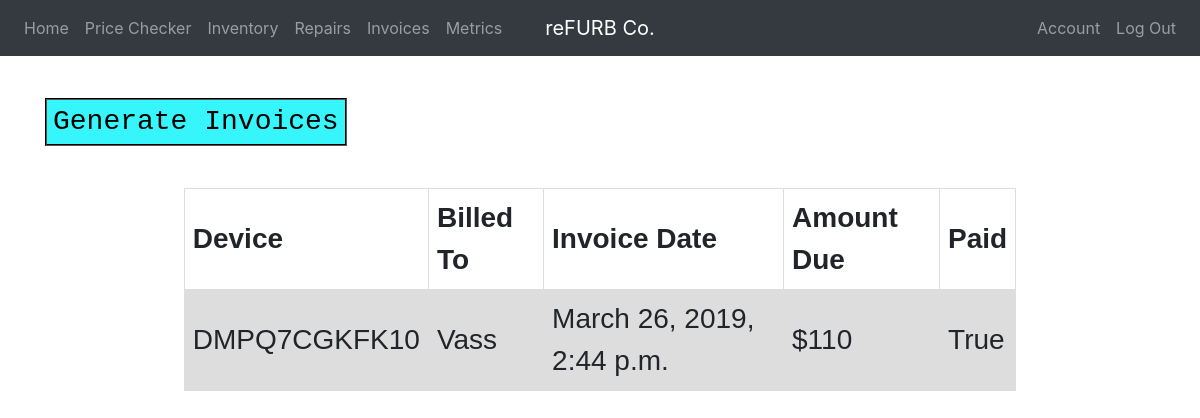
Page /refurbco/invoices/ on the committed database.
### refurbco/models.py (models this page shows, shortened)
class Invoice(models.Model):
    repairticket = models.OneToOneField(RepairTicket, on_delete=models.PROTECT)
    repair = models.OneToOneField(Repair, on_delete=models.PROTECT)
    received_on = models.DateTimeField()
    repaired_on = models.DateTimeField()
    returned_on = models.DateTimeField(default=timezone.now)
    charged = models.TextField(max_length=10)
    paid = models.BooleanField(default=False)
    payment_method = models.CharField(max_length=6)

class RepairTicket(models.Model):
    model_number = models.TextField(max_length=4)
    issue = models.TextField(max_length=500)
    serial_number = models.TextField(max_length=12)
    device_owner = models.TextField()
    ticket_number = models.TextField(max_length=5)
    comments = models.TextField(max_length=500)
    created_on = models.DateTimeField(default=timezone.now)

### refurbco/views.py (the view)
# urls.py: path('invoices/', views.invoices, name='refurbco-invoices'),
def invoices(request):
  context = {
    'title':'Invoices',
    'invoices': Invoice.objects.all()
  }
  return render(request, 'refurbco/invoices.html', context)

### refurbco/templates/refurbco/invoices.html
{% extends "refurbco/base.html" %}
{% block content %}
<div class="formatting">
    <br>
    <input type="button" value="Generate Invoices" id="buttonFormat"> <br> <br>
    <table align="center">
        <tr>
            <th>Device</th>
            <th>Billed To</th>
            <th>Invoice Date</th>
            <th>Amount Due</th>
            <th>Paid</th>
        </tr>
        <tr>
            {% for invoice in invoices %}
            <td>{{ invoice.repairticket.serial_number }}</td>
            <td>{{ invoice.repairticket.device_owner }}</td>
            <td>{{ invoice.returned_on }}</td>
            <td>${{ invoice.charged }} </td>
            <td>{{ invoice.paid }}</td>
            {% endfor %}
        </tr>
    </table>
</div>
{% endblock content %}

### refurbco/static/refurbco/stylesheet.css (style rules this page uses)
.formatting { font-size: 28px; font-family: monospace; }
#buttonFormat { background-color: #36F6FC; border-style: groove; font-size: 28px; font-family: monospace; }
table { font-family: arial, sans-serif; border-collapse: collapse; width: 75%; }
td, th { border: 1px solid #dddddd; text-align: left; padding: 8px; height: 30px; }
tr:nth-child(even) { background-color: #dddddd; }

### rows in the picture
Invoice: repairticket.serial_number "DMPQ7CGKFK10", repairticket.device_owner "Vass", returned_on "March 26, 2019, 2:44 p.m.", charged "110", paid "True"
